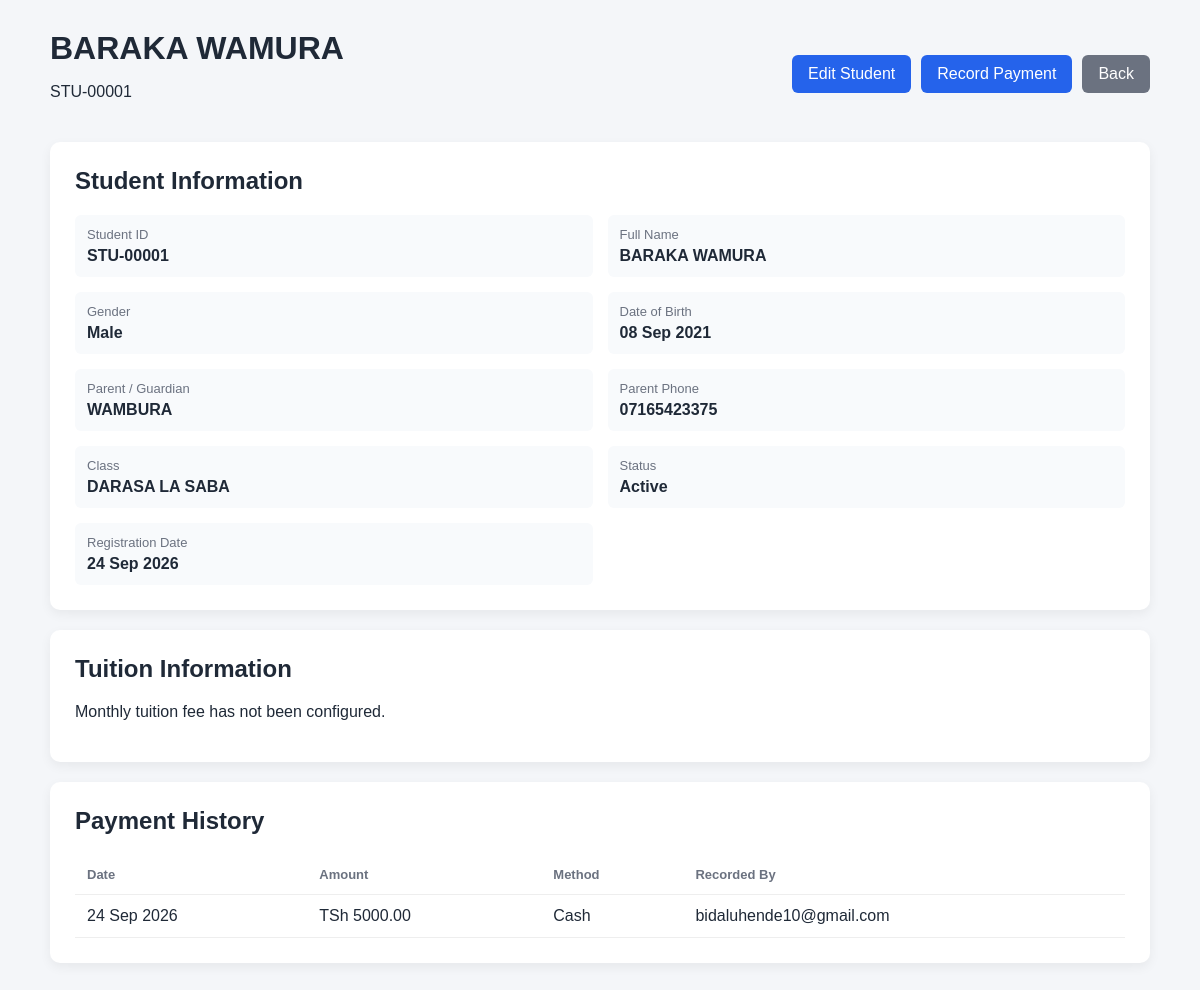
The page /students/1/ (signed in) on the database its author committed.
### students/models.py (models this page shows, shortened)
class Student(models.Model):
    STATUS_CHOICES = [
        ("ACTIVE", "Active"),
        ("INACTIVE", "Inactive"),
    ]
    GENDER_CHOICES = [
        ("MALE", "Male"),
        ("FEMALE", "Female"),
        ("OTHER", "Other"),
    ]
    student_id = models.CharField(
        max_length=20,
        unique=True,
        editable=False
    )
    full_name = models.CharField(
        max_length=200
    )
    gender = models.CharField(
        max_length=10,
        choices=GENDER_CHOICES
    )
    date_of_birth = models.DateField(
        null=True,
        blank=True
    )
    parent_guardian_name = models.CharField(
        max_length=200
    )
    parent_phone = models.CharField(
        max_length=30
    )
    student_class = models.ForeignKey(
        Class,
        on_delete=models.SET_NULL,
        null=True,
        blank=True,
        related_name="students"
    )
    registration_date = models.DateField(
        auto_now_add=True
    )
    status = models.CharField(
        max_length=10,
        choices=STATUS_CHOICES,
        default="ACTIVE"
    )
    created_at = models.DateTimeField(
        auto_now_add=True
    )
    updated_at = models.DateTimeField(
        auto_now=True
    )
    class Meta:
        ordering = ["-registration_date", "full_name"]

### classes/models.py (models this page shows)
class Class(models.Model):
    name = models.CharField(max_length=100, unique=True)
    description = models.TextField(blank=True)
    is_active = models.BooleanField(default=True)
    created_at = models.DateTimeField(auto_now_add=True)
    class Meta:
        ordering = ["name"]
        verbose_name = "Class"
        verbose_name_plural = "Classes"
    def __str__(self):
        return self.name

### payments/models.py (models this page shows, shortened)
class Payment(models.Model):
    PAYMENT_METHOD_CHOICES = [
        ("CASH", "Cash"),
    ]
    MONTH_CHOICES = [
        (1, "January"),
        (2, "February"),
        (3, "March"),
        (4, "April"),
        (5, "May"),
        (6, "June"),
        (7, "July"),
        (8, "August"),
        (9, "September"),
        (10, "October"),
        (11, "November"),
        (12, "December"),
    ]
    student = models.ForeignKey(
        Student,
        on_delete=models.PROTECT,
        related_name="payments"
    )
    amount = models.DecimalField(
        max_digits=12,
        decimal_places=2
    )
    payment_month = models.PositiveSmallIntegerField(
    choices=MONTH_CHOICES
 )
    payment_year = models.PositiveIntegerField()
    payment_date = models.DateField()
    payment_method = models.CharField(
        max_length=20,
        choices=PAYMENT_METHOD_CHOICES,
        default="CASH"
    )
    recorded_by = models.ForeignKey(
        User,
        on_delete=models.PROTECT,
        related_name="recorded_payments"
    )
    created_at = models.DateTimeField(
        auto_now_add=True
    )
    class Meta:
        ordering = [
            "-payment_year",
            "-payment_month",
            "-payment_date",
            "-created_at",
        ]

### students/views.py (the view)
@login_required
def student_detail(request, pk):
    student = get_object_or_404(
        Student.objects.select_related("student_class"),
        pk=pk
    )
    payments = student.payments.select_related(
        "recorded_by"
    ).all()
    context = {
        "student": student,
        "payments": payments,
    }
    return render(
        request,
        "students/student_detail.html",
        context
    )

### templates/students/student_detail.html (shortened to what this page needs)
<!DOCTYPE html>
<html lang="en">
<head>
</head>
<body>
<div class="container">
    <div class="header">
        <div>
            <h1>
                {{ student.full_name }}
            </h1>
            <p>
                {{ student.student_id }}
            </p>
        </div>
        <div class="actions">
            <a
                href="{% url 'student_update' student.pk %}"
                class="btn"
            >
                Edit Student
            </a>
            <a
    href="{% url 'payment_create' %}?student={{ student.pk }}"
    class="btn"
>
    Record Payment
</a>
            <a
                href="{% url 'student_list' %}"
                class="btn btn-secondary"
            >
                Back
            </a>
        </div>
    </div>
    <div class="card">
        <h2>
            Student Information
        </h2>
        <div class="info-grid">
            <div class="info-item">
                <span class="label">
                    Student ID
                </span>
                <span class="value">
                    {{ student.student_id }}
                </span>
            </div>
            <div class="info-item">
                <span class="label">
                    Full Name
                </span>
                <span class="value">
                    {{ student.full_name }}
                </span>
            </div>
            <div class="info-item">
                <span class="label">
                    Gender
                </span>
                <span class="value">
                    {{ student.get_gender_display }}
                </span>
            </div>
            <div class="info-item">
                <span class="label">
                    Date of Birth
                </span>
                <span class="value">
                    {% if student.date_of_birth %}
                        {{ student.date_of_birth|date:"d M Y" }}
                    {% else %}
                        Not provided
                    {% endif %}
                </span>
            </div>
            <div class="info-item">
                <span class="label">
                    Parent / Guardian
                </span>
                <span class="value">
                    {{ student.parent_guardian_name }}
                </span>
            </div>
            <div class="info-item">
                <span class="label">
                    Parent Phone
                </span>
                <span class="value">
                    {{ student.parent_phone }}
                </span>
            </div>
            <div class="info-item">
                <span class="label">
                    Class
                </span>
                <span class="value">
                    {% if student.student_class %}
                        {{ student.student_class }}
                    {% else %}
                        Not Assigned
                    {% endif %}
                </span>
            </div>
            <div class="info-item">
                <span class="label">
                    Status
                </span>
                <span class="value">
                    {{ student.get_status_display }}
                </span>
            </div>
            <div class="info-item">
                <span class="label">
                    Registration Date
                </span>
                <span class="value">
                    {{ student.registration_date|date:"d M Y" }}
                </span>
            </div>
        </div>
    </div>
    <div class="card">
    <h2>
        Tuition Information
    </h2>
    {% if tuition_setting %}
        <p>
            Monthly Tuition Fee:
            <strong>
                TSh {{ tuition_setting.monthly_fee|floatformat:2 }}
            </strong>
        </p>
        <p>
            This is the centre-wide monthly tuition fee.
        </p>
    {% else %}
        <p>
            Monthly tuition fee has not been configured.
        </p>
    {% endif %}
</div>
    <div class="card">
        <h2>
            Payment History
        </h2>
        <table>
            <thead>
                <tr>
                    <th>
                        Date
                    </th>
                    <th>
                        Amount
                    </th>
                    <th>
                        Method
                    </th>
                    <th>
                        Recorded By
                    </th>
                </tr>
            </thead>
            <tbody>
            {% for payment in payments %}
                <tr>
                    <td>
                        {{ payment.payment_date|date:"d M Y" }}
                    </td>
                    <td>
                        TSh {{ payment.amount|floatformat:2 }}
                    </td>
                    <td>
                        {{ payment.get_payment_method_display }}
                    </td>
                    <td>
                        {{ payment.recorded_by.username }}
                    </td>
                </tr>
            {% empty %}
                <tr>
                    <td colspan="4">
                        No payments have been recorded.
                    </td>
                </tr>
            {% endfor %}
            </tbody>
        </table>
    </div>
</div>
</body>
</html>

### templates/students/student_detail.html (style rules this page uses)
* { box-sizing: border-box; }
body { margin: 0; padding: 30px; font-family: Arial, sans-serif; background: #f4f6f9; color: #1f2937; }
.container { max-width: 1100px; margin: auto; }
.header { display: flex; justify-content: space-between; align-items: center; margin-bottom: 25px; }
.header h1 { margin: 0; }
.actions { display: flex; gap: 10px; }
.btn { display: inline-block; padding: 10px 16px; background: #2563eb; color: white; text-decoration: none; border-radius: 6px; }
.btn-secondary { background: #6b7280; }
.card { background: white; padding: 25px; border-radius: 10px; margin-bottom: 20px; box-shadow: 0 4px 12px rgba(0, 0, 0, 0.06); }
.card h2 { margin-top: 0; }
.info-grid { display: grid; grid-template-columns: repeat(2, 1fr); gap: 15px; }
.info-item { padding: 12px; background: #f8fafc; border-radius: 6px; }
.label { display: block; color: #6b7280; font-size: 13px; margin-bottom: 5px; }
.value { font-weight: bold; }
table { width: 100%; border-collapse: collapse; }
th, td { padding: 12px; text-align: left; border-bottom: 1px solid #eee; }
th { color: #6b7280; font-size: 13px; }

### rows shown on the page
Student: full_name "BARAKA WAMURA", student_id "STU-00001", gender "Male", date_of_birth "08 Sep 2021", parent_guardian_name "WAMBURA", parent_phone "07165423375", student_class "DARASA LA SABA", status "Active", registration_date "24 Sep 2026"
Payment: payment_date "24 Sep 2026", amount "5000.00", payment_method "Cash", recorded_by.username "bidaluhende10@gmail.com"
